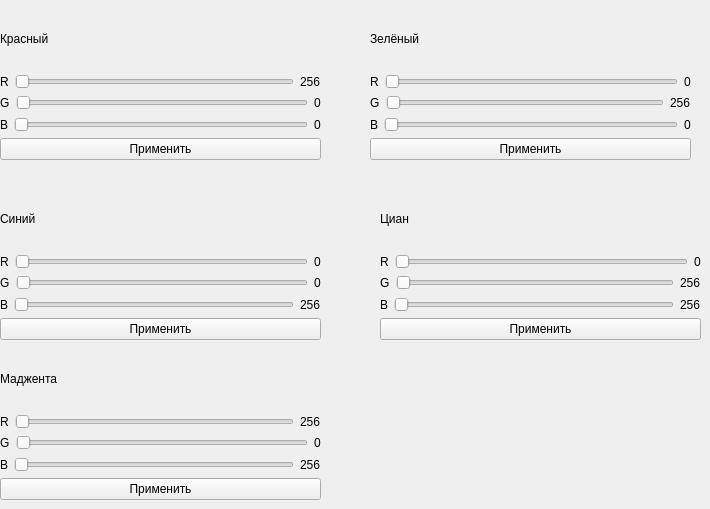
    <widget class="QWidget" name="tab_4">
     <attribute name="title">
      <string>Цветовое согласование(7)</string>
     </attribute>
     <widget class="QWidget" name="layoutWidget_2">
      <property name="geometry">
       <rect>
        <x>370</x>
        <y>10</y>
        <width>321</width>
        <height>150</height>
       </rect>
      </property>
      <layout class="QVBoxLayout" name="verticalLayout_38">
       <item>
        <layout class="QVBoxLayout" name="verticalLayout_39">
         <item>
          <widget class="QLabel" name="label_71">
           <property name="text">
            <string>Зелёный</string>
           </property>
          </widget>
         </item>
         <item>
          <layout class="QVBoxLayout" name="verticalLayout_40">
           <item>
            <layout class="QHBoxLayout" name="horizontalLayout_40">
             <item>
              <widget class="QLabel" name="label_72">
               <property name="text">
                <string>R</string>
               </property>
              </widget>
             </item>
             <item>
              <widget class="QSlider" name="horizontalSlider_29">
               <property name="maximum">
                <number>2048</number>
               </property>
               <property name="orientation">
                <enum>Qt::Horizontal</enum>
               </property>
              </widget>
             </item>
             <item>
              <widget class="QLabel" name="label_73">
               <property name="text">
                <string>0</string>
               </property>
              </widget>
             </item>
            </layout>
           </item>
           <item>
            <layout class="QHBoxLayout" name="horizontalLayout_41">
             <item>
              <widget class="QLabel" name="label_74">
               <property name="text">
                <string>G</string>
               </property>
              </widget>
             </item>
             <item>
              <widget class="QSlider" name="horizontalSlider_30">
               <property name="minimum">
                <number>256</number>
               </property>
               <property name="maximum">
                <number>2048</number>
               </property>
               <property name="orientation">
                <enum>Qt::Horizontal</enum>
               </property>
              </widget>
             </item>
             <item>
              <widget class="QLabel" name="label_75">
               <property name="text">
                <string>256</string>
               </property>
              </widget>
             </item>
            </layout>
           </item>
           <item>
            <layout class="QHBoxLayout" name="horizontalLayout_42">
             <item>
              <widget class="QLabel" name="label_76">
               <property name="text">
                <string>B</string>
               </property>
              </widget>
             </item>
             <item>
              <widget class="QSlider" name="horizontalSlider_31">
               <property name="maximum">
                <number>2048</number>
               </property>
               <property name="orientation">
                <enum>Qt::Horizontal</enum>
               </property>
              </widget>
             </item>
             <item>
              <widget class="QLabel" name="label_77">
               <property name="text">
                <string>0</string>
               </property>
              </widget>
             </item>
            </layout>
           </item>
          </layout>
         </item>
        </layout>
       </item>
       <item>
        <widget class="QPushButton" name="pushButton_17">
         <property name="text">
          <string>Применить</string>
         </property>
        </widget>
       </item>
      </layout>
     </widget>
     <widget class="QWidget" name="layoutWidget_6">
      <property name="geometry">
       <rect>
        <x>0</x>
        <y>190</y>
        <width>321</width>
        <height>150</height>
       </rect>
      </property>
      <layout class="QVBoxLayout" name="verticalLayout_41">
       <item>
        <layout class="QVBoxLayout" name="verticalLayout_42">
         <item>
          <widget class="QLabel" name="label_78">
           <property name="text">
            <string>Синий</string>
           </property>
          </widget>
         </item>
         <item>
          <layout class="QVBoxLayout" name="verticalLayout_43">
           <item>
            <layout class="QHBoxLayout" name="horizontalLayout_43">
             <item>
              <widget class="QLabel" name="label_79">
               <property name="text">
                <string>R</string>
               </property>
              </widget>
             </item>
             <item>
              <widget class="QSlider" name="horizontalSlider_32">
               <property name="maximum">
                <number>2048</number>
               </property>
               <property name="orientation">
                <enum>Qt::Horizontal</enum>
               </property>
              </widget>
             </item>
             <item>
              <widget class="QLabel" name="label_80">
               <property name="text">
                <string>0</string>
               </property>
              </widget>
             </item>
            </layout>
           </item>
           <item>
            <layout class="QHBoxLayout" name="horizontalLayout_44">
             <item>
              <widget class="QLabel" name="label_81">
               <property name="text">
                <string>G</string>
               </property>
              </widget>
             </item>
             <item>
              <widget class="QSlider" name="horizontalSlider_33">
               <property name="maximum">
                <number>2048</number>
               </property>
               <property name="orientation">
                <enum>Qt::Horizontal</enum>
               </property>
              </widget>
             </item>
             <item>
              <widget class="QLabel" name="label_82">
               <property name="text">
                <string>0</string>
               </property>
              </widget>
             </item>
            </layout>
           </item>
           <item>
            <layout class="QHBoxLayout" name="horizontalLayout_45">
             <item>
              <widget class="QLabel" name="label_83">
               <property name="text">
                <string>B</string>
               </property>
              </widget>
             </item>
             <item>
              <widget class="QSlider" name="horizontalSlider_34">
               <property name="minimum">
                <number>256</number>
               </property>
               <property name="maximum">
                <number>2048</number>
               </property>
               <property name="orientation">
                <enum>Qt::Horizontal</enum>
               </property>
              </widget>
             </item>
             <item>
              <widget class="QLabel" name="label_84">
               <property name="text">
                <string>256</string>
               </property>
              </widget>
             </item>
            </layout>
           </item>
          </layout>
         </item>
        </layout>
       </item>
       <item>
        <widget class="QPushButton" name="pushButton_18">
         <property name="text">
          <string>Применить</string>
         </property>
        </widget>
       </item>
      </layout>
     </widget>
     <widget class="QWidget" name="layoutWidget_7">
      <property name="geometry">
       <rect>
        <x>380</x>
        <y>190</y>
        <width>321</width>
        <height>150</height>
       </rect>
      </property>
      <layout class="QVBoxLayout" name="verticalLayout_44">
       <item>
        <layout class="QVBoxLayout" name="verticalLayout_45">
         <item>
          <widget class="QLabel" name="label_85">
           <property name="text">
            <string>Циан</string>
           </property>
          </widget>
         </item>
         <item>
          <layout class="QVBoxLayout" name="verticalLayout_46">
           <item>
            <layout class="QHBoxLayout" name="horizontalLayout_46">
             <item>
              <widget class="QLabel" name="label_86">
               <property name="text">
                <string>R</string>
               </property>
              </widget>
             </item>
             <item>
              <widget class="QSlider" name="horizontalSlider_35">
               <property name="maximum">
                <number>2048</number>
               </property>
               <property name="orientation">
                <enum>Qt::Horizontal</enum>
               </property>
              </widget>
             </item>
             <item>
              <widget class="QLabel" name="label_87">
               <property name="text">
                <string>0</string>
               </property>
              </widget>
             </item>
            </layout>
           </item>
           <item>
            <layout class="QHBoxLayout" name="horizontalLayout_47">
             <item>
              <widget class="QLabel" name="label_88">
               <property name="text">
                <string>G</string>
               </property>
              </widget>
             </item>
             <item>
              <widget class="QSlider" name="horizontalSlider_36">
               <property name="minimum">
                <number>256</number>
               </property>
               <property name="maximum">
                <number>2048</number>
               </property>
               <property name="orientation">
                <enum>Qt::Horizontal</enum>
               </property>
              </widget>
             </item>
             <item>
              <widget class="QLabel" name="label_89">
               <property name="text">
                <string>256</string>
               </property>
              </widget>
             </item>
            </layout>
           </item>
           <item>
            <layout class="QHBoxLayout" name="horizontalLayout_48">
             <item>
              <widget class="QLabel" name="label_90">
               <property name="text">
                <string>B</string>
               </property>
              </widget>
             </item>
             <item>
              <widget class="QSlider" name="horizontalSlider_37">
               <property name="minimum">
                <number>256</number>
               </property>
               <property name="maximum">
                <number>2048</number>
               </property>
               <property name="orientation">
                <enum>Qt::Horizontal</enum>
               </property>
              </widget>
             </item>
             <item>
              <widget class="QLabel" name="label_91">
               <property name="text">
                <string>256</string>
               </property>
              </widget>
             </item>
            </layout>
           </item>
          </layout>
         </item>
        </layout>
       </item>
       <item>
        <widget class="QPushButton" name="pushButton_19">
         <property name="text">
          <string>Применить</string>
         </property>
        </widget>
       </item>
      </layout>
     </widget>
     <widget class="QWidget" name="layoutWidget_8">
      <property name="geometry">
       <rect>
        <x>0</x>
        <y>350</y>
        <width>321</width>
        <height>150</height>
       </rect>
      </property>
      <layout class="QVBoxLayout" name="verticalLayout_47">
       <item>
        <layout class="QVBoxLayout" name="verticalLayout_48">
         <item>
          <widget class="QLabel" name="label_92">
           <property name="text">
            <string>Маджента</string>
           </property>
          </widget>
         </item>
         <item>
          <layout class="QVBoxLayout" name="verticalLayout_49">
           <item>
            <layout class="QHBoxLayout" name="horizontalLayout_49">
             <item>
              <widget class="QLabel" name="label_93">
               <property name="text">
                <string>R</string>
               </property>
              </widget>
             </item>
             <item>
              <widget class="QSlider" name="horizontalSlider_38">
               <property name="minimum">
                <number>256</number>
               </property>
               <property name="maximum">
                <number>2048</number>
               </property>
               <property name="orientation">
                <enum>Qt::Horizontal</enum>
               </property>
              </widget>
             </item>
             <item>
              <widget class="QLabel" name="label_94">
               <property name="text">
                <string>256</string>
               </property>
              </widget>
             </item>
            </layout>
           </item>
           <item>
            <layout class="QHBoxLayout" name="horizontalLayout_50">
             <item>
              <widget class="QLabel" name="label_95">
               <property name="text">
                <string>G</string>
               </property>
              </widget>
             </item>
             <item>
              <widget class="QSlider" name="horizontalSlider_39">
               <property name="maximum">
                <number>2048</number>
               </property>
               <property name="orientation">
                <enum>Qt::Horizontal</enum>
               </property>
              </widget>
             </item>
             <item>
              <widget class="QLabel" name="label_96">
               <property name="text">
                <string>0</string>
               </property>
              </widget>
             </item>
            </layout>
           </item>
           <item>
            <layout class="QHBoxLayout" name="horizontalLayout_51">
             <item>
              <widget class="QLabel" name="label_97">
               <property name="text">
                <string>B</string>
               </property>
              </widget>
             </item>
             <item>
              <widget class="QSlider" name="horizontalSlider_40">
               <property name="minimum">
                <number>256</number>
               </property>
               <property name="maximum">
                <number>2048</number>
               </property>
               <property name="orientation">
                <enum>Qt::Horizontal</enum>
               </property>
              </widget>
             </item>
             <item>
              <widget class="QLabel" name="label_98">
               <property name="text">
                <string>256</string>
               </property>
              </widget>
             </item>
            </layout>
           </item>
          </layout>
         </item>
        </layout>
       </item>
       <item>
        <widget class="QPushButton" name="pushButton_20">
         <property name="text">
          <string>Применить</string>
         </property>
        </widget>
       </item>
      </layout>
     </widget>
     <widget class="QWidget" name="">
      <property name="geometry">
       <rect>
        <x>0</x>
        <y>10</y>
        <width>321</width>
        <height>150</height>
       </rect>
      </property>
      <layout class="QVBoxLayout" name="verticalLayout_37">
       <item>
        <layout class="QVBoxLayout" name="verticalLayout_28">
         <item>
          <widget class="QLabel" name="label_42">
           <property name="text">
            <string>Красный</string>
           </property>
          </widget>
         </item>
         <item>
          <layout class="QVBoxLayout" name="verticalLayout_27">
           <item>
            <layout class="QHBoxLayout" name="horizontalLayout_25">
             <item>
              <widget class="QLabel" name="label_39">
               <property name="text">
                <string>R</string>
               </property>
              </widget>
             </item>
             <item>
              <widget class="QSlider" name="horizontalSlider_14">
               <property name="minimum">
                <number>256</number>
               </property>
               <property name="maximum">
                <number>2048</number>
               </property>
               <property name="orientation">
                <enum>Qt::Horizontal</enum>
               </property>
              </widget>
             </item>
             <item>
              <widget class="QLabel" name="label_36">
               <property name="text">
                <string>256</string>
               </property>
              </widget>
             </item>
            </layout>
           </item>
           <item>
            <layout class="QHBoxLayout" name="horizontalLayout_26">
             <item>
              <widget class="QLabel" name="label_40">
               <property name="text">
                <string>G</string>
               </property>
              </widget>
             </item>
             <item>
              <widget class="QSlider" name="horizontalSlider_15">
               <property name="maximum">
                <number>2048</number>
               </property>
               <property name="orientation">
                <enum>Qt::Horizontal</enum>
               </property>
              </widget>
             </item>
             <item>
              <widget class="QLabel" name="label_37">
               <property name="text">
                <string>0</string>
               </property>
              </widget>
             </item>
            </layout>
           </item>
           <item>
            <layout class="QHBoxLayout" name="horizontalLayout_27">
             <item>
              <widget class="QLabel" name="label_41">
               <property name="text">
                <string>B</string>
               </property>
              </widget>
             </item>
             <item>
              <widget class="QSlider" name="horizontalSlider_16">
               <property name="maximum">
                <number>2048</number>
               </property>
               <property name="orientation">
                <enum>Qt::Horizontal</enum>
               </property>
              </widget>
             </item>
             <item>
              <widget class="QLabel" name="label_38">
               <property name="text">
                <string>0</string>
               </property>
              </widget>
             </item>
            </layout>
           </item>
          </layout>
         </item>
        </layout>
       </item>
       <item>
        <widget class="QPushButton" name="pushButton_16">
         <property name="text">
          <string>Применить</string>
         </property>
        </widget>
       </item>
      </layout>
     </widget>
    </widget>
